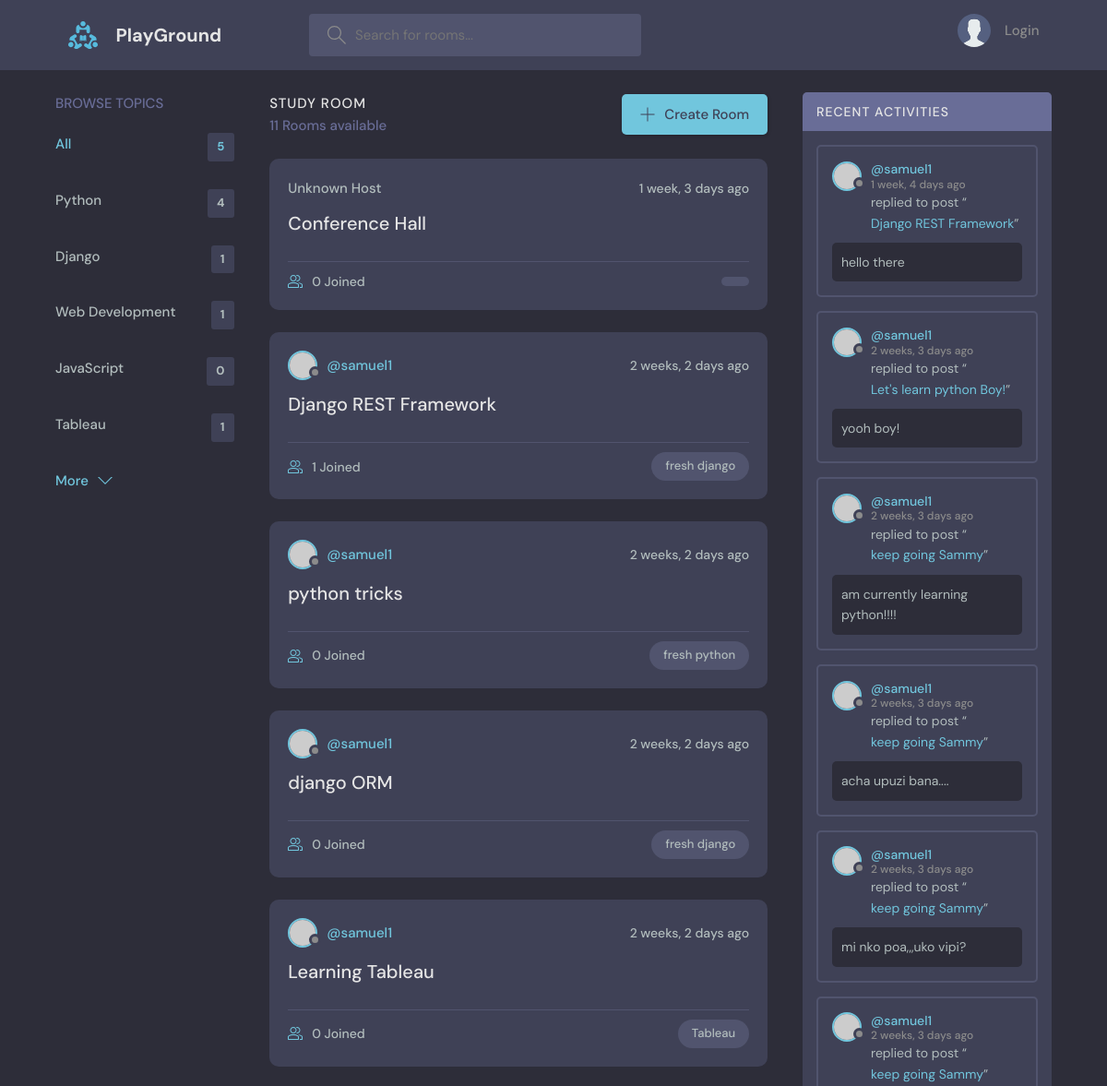
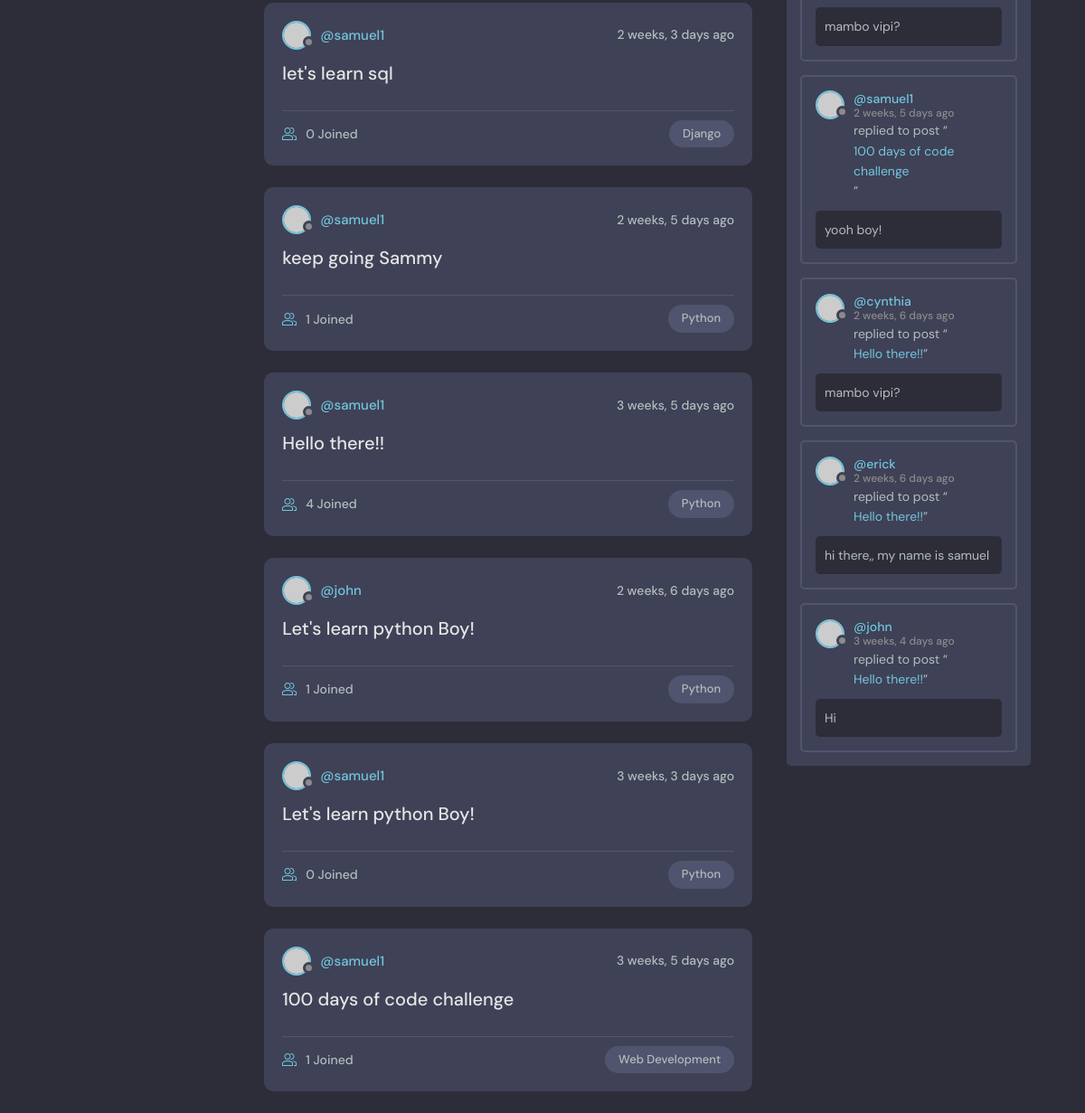
The page / on the database its author committed (2 pictures, top to bottom).
### base/models.py (models this page shows, shortened)
class Topic(models.Model):
    name = models.CharField(max_length=200)

class Room(models.Model):
    host = models.ForeignKey(User, on_delete=models.SET_NULL, null=True)
    topic = models.ForeignKey(Topic, on_delete=models.SET_NULL, null=True)
    name = models.CharField(max_length=200)
    description = models.TextField(null=True, blank=True)
    participants = models.ManyToManyField(User, related_name='participants', blank=True)
    updated = models.DateTimeField(auto_now=True)
    created = models.DateTimeField(auto_now_add=True)
    class Meta:
        ordering = ['-updated', '-created']
    def __str__(self):
        return self.name

class Message(models.Model):
    user = models.ForeignKey(User, on_delete=models.CASCADE)
    room = models.ForeignKey(Room, on_delete=models.CASCADE)
    body = models.TextField()
    updated = models.DateTimeField(auto_now=True)
    created = models.DateTimeField(auto_now_add=True)
    class Meta:
        ordering = ['-updated', '-created']
    def __str__(self):
        return self.body[0:50]

### base/views.py (the view)
# urls.py: path('', views.home, name="home"),
def home(request):
    q = request.GET.get('q') if request.GET.get('q') != None else ''
    rooms = Room.objects.filter(
        Q(topic__name__icontains=q) |
        Q(name__icontains=q) |
        Q(description__icontains=q)
        )
    topics = Topic.objects.all()[0:5]
    room_count = rooms.count()
    room_messages = Message.objects.filter(Q(room__topic__name__icontains=q))
    return render(request, "base/home.html", {'rooms': rooms, 'topics': topics, 'room_count': room_count, 'room_messages': room_messages})

### base/templates/base/home.html (shortened to what this page needs)
{% extends 'main.html' %}
{% block content %}
    <main class="layout layout--3">
      <div class="container">
          {% include 'base/topics.html' %}
        <div class="roomList">
          <div class="roomList__header">
            <div>
              <h2>Study Room</h2>
              <p>{{room_count}} Rooms available</p>
            </div>
            <a class="btn btn--main" href="{% url 'create-room' %}">
              <svg version="1.1" xmlns="http://www.w3.org/2000/svg" width="32" height="32" viewBox="0 0 32 32">
                <title>add</title>
                <path
                  d="M16.943 0.943h-1.885v14.115h-14.115v1.885h14.115v14.115h1.885v-14.115h14.115v-1.885h-14.115v-14.115z"
                ></path>
              </svg>
              Create Room
            </a>
          </div>
          {% include 'base/feed_component.html' %}
        </div>
        {% include 'base/activity.html' %}
      </div>
    </main>
{% endblock content %}

### base/templates/base/topics.html
 <div class="topics">
          <div class="topics__header">
            <h2>Browse Topics</h2>
          </div>
          <ul class="topics__list">
            <li>
              <a href="{% url 'home' %}" class="active">All <span>{{topics.count}}</span></a>
            </li>
            {% for topic in topics %}
            <li>
              <a href="{% url 'home' %}?q={{topic.name}}">{{topic.name}}<span>{{topic.room_set.all.count}}</span></a>
            </li>
           {% endfor %}
          </ul>
          <a class="btn btn--link" href="{% url 'topics' %}">
            More
            <svg version="1.1" xmlns="http://www.w3.org/2000/svg" width="32" height="32" viewBox="0 0 32 32">
              <title>chevron-down</title>
              <path d="M16 21l-13-13h-3l16 16 16-16h-3l-13 13z"></path>
            </svg>
          </a>
        </div>

### base/templates/base/feed_component.html (shortened to what this page needs)
{% for room in rooms %}
<div class="roomListRoom">
            <div class="roomListRoom__header">
              {% if room.host %}
              <a href="{% url 'profile' room.host.id %}" class="roomListRoom__author">
                <div class="avatar avatar--small">
                  <img src="https://randomuser.me/api/portraits/women/11.jpg" />
                </div>
                <span>@{{room.host.username}}</span>
              </a>
              {% else %}
              <span class="roomListRoom__author">Unknown Host</span>
              {% endif %}
              <div class="roomListRoom__actions">
                <span>{{room.created|timesince}} ago</span>
              </div>
            </div>
            <div class="roomListRoom__content">
              <a href="/room/{{room.id}}">{{room.name}}</a>
            </div>
            <div class="roomListRoom__meta">
              <a href="/room/{{room.id}}" class="roomListRoom__joined">
                {{room.participants.all.count}} Joined
              </a>
              <p class="roomListRoom__topic">{{room.topic.name}}</p>
            </div>
          </div>
{% endfor%}

### base/templates/base/activity.html (shortened to what this page needs)
<div class="activities">
          <div class="activities__header">
            <h2>Recent Activities</h2>
          </div>
          {% for message in room_messages %}
          <div class="activities__box">
            <div class="activities__boxHeader roomListRoom__header">
              <a href="{% url 'profile' message.user.id %}" class="roomListRoom__author">
                <div class="avatar avatar--small">
                  <img src="https://randomuser.me/api/portraits/women/11.jpg" />
                </div>
                <p>
                  @{{message.user}}
                  <span>{{message.created | timesince}} ago</span>
                </p>
              </a>
            </div>
            <div class="activities__boxContent">
              <p>replied to post “<a href="{% url 'room' message.room.id %}">{{message.room}}</a>”</p>
              <div class="activities__boxRoomContent">
                <p>{{message}}</p>
              </div>
            </div>
          </div>
          {% endfor %}
        </div>

### rows shown on the page
Topic: name "Python", room_set.all.count "4"
Topic: name "Django", room_set.all.count "1"
Topic: name "Web Development", room_set.all.count "1"
Topic: name "JavaScript", room_set.all.count "0"
Topic: name "Tableau", room_set.all.count "1"
Room: shows "Unknown Host", created "1 week, 3 days", name "Conference Hall", participants.all.count "0"
Room: host.username "samuel1", created "2 weeks, 2 days", name "Django REST Framework", participants.all.count "1", topic.name "fresh django"
Room: host.username "samuel1", created "2 weeks, 2 days", name "python tricks", participants.all.count "0", topic.name "fresh python"
Room: host.username "samuel1", created "2 weeks, 2 days", name "django ORM", participants.all.count "0", topic.name "fresh django"
Room: host.username "samuel1", created "2 weeks, 2 days", name "Learning Tableau", participants.all.count "0", topic.name "Tableau"
Room: host.username "samuel1", created "2 weeks, 3 days", name "let's learn sql", participants.all.count "0", topic.name "Django"
Room: host.username "samuel1", created "2 weeks, 5 days", name "keep going Sammy", participants.all.count "1", topic.name "Python"
Room: host.username "samuel1", created "3 weeks, 5 days", name "Hello there!!", participants.all.count "4", topic.name "Python"
Room: host.username "john", created "2 weeks, 6 days", name "Let's learn python Boy!", participants.all.count "1", topic.name "Python"
Room: host.username "samuel1", created "3 weeks, 3 days", name "Let's learn python Boy!", participants.all.count "0", topic.name "Python"
Room: host.username "samuel1", created "3 weeks, 5 days", name "100 days of code challenge", participants.all.count "1", topic.name "Web Development"
Message: user "samuel1", created "1 week, 4 days", room "Django REST Framework", body "hello there"
Message: user "samuel1", created "2 weeks, 3 days", room "Let's learn python Boy!", body "yooh boy!"
Message: user "samuel1", created "2 weeks, 3 days", room "keep going Sammy", body "am currently learning python!!!!"
Message: user "samuel1", created "2 weeks, 3 days", room "keep going Sammy", body "acha upuzi bana...."
Message: user "samuel1", created "2 weeks, 3 days", room "keep going Sammy", body "mi nko poa,,,uko vipi?"
Message: user "samuel1", created "2 weeks, 3 days", room "keep going Sammy", body "mambo vipi?"
Message: user "samuel1", created "2 weeks, 5 days", room "100 days of code challenge", body "yooh boy!"
Message: user "cynthia", created "2 weeks, 6 days", room "Hello there!!", body "mambo vipi?"
Message: user "erick", created "2 weeks, 6 days", room "Hello there!!", body "hi there,, my name is samuel"
Message: user "john", created "3 weeks, 4 days", room "Hello there!!", body "Hi"

### other values the page prints
{{ topics.count }} "5"
{{ room_count }} "11"
